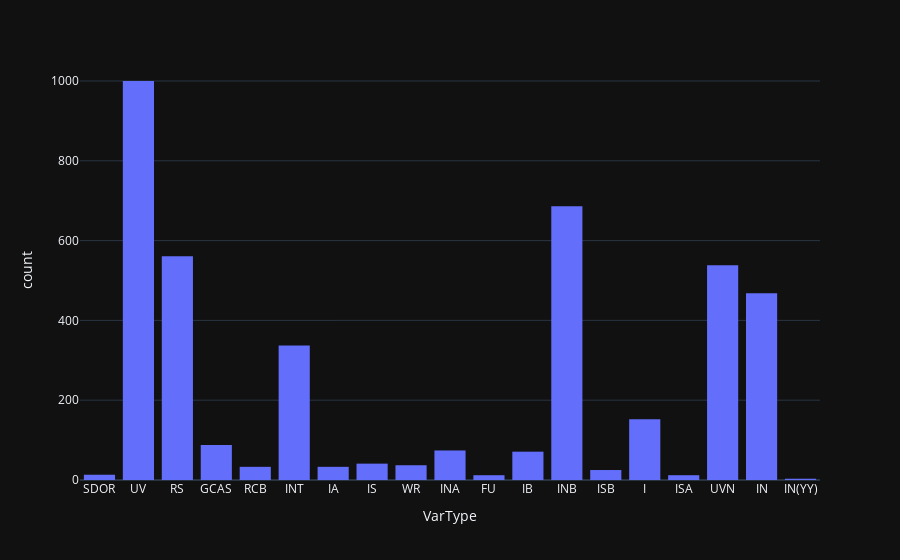

Notebook cell for this chart:
### Code cell
"""
1. Eruptive Variable Stars

Eruptive variables are stars varying in brightness because of
violent processes and flares occurring in their chromospheres
and coronae. The light changes are usually accompanied by shell
events or mass outflow in the form of stellar winds of variable
intensity and/or by interaction with the surrounding interstellar
medium. This class includes the following types:
"""

star_types = {
  "FU": "Orion variables of the FU Orionis type. Characterized by gradual increases in brightness by about 6 mag in several months, followed by either almost complete constancy at maximum that is sustained for long periods of time or slow decline by 1-2 mag. Spectral types at maximum are in the range Ae(alpha) - Gpe(alpha). After an outburst, a gradual development of an emission spectrum is observed and the spectral type becomes later. These variables probably mark one of the evolutionary stages of T Tauri-type Orion variables (INT), as evidenced by an outburst of one member, V1057 Cyg, but its decline (2.5 mag in 11 years) commenced immediately after maximum brightness was attained. All presently known FU Ori variables are coupled with reflecting cometary nebulae.",
  "GCAS": "Eruptive irregular variables of the Gamma Cas type. These are rapidly rotating B III-IVe stars with mass outflow from their equatorial zones. The formation of equatorial rings or disks is often accompanied by temporary fading. Light amplitudes may reach 1.5 mag in V.",
  "I": "Poorly studied irregular variables with unknown features of light variations and spectral types. This is a very inhomogeneous group of objects.",
  "IA": "Poorly studied irregular variables of early (O-A) spectral type.",
  "IB": "Poorly studied irregular variables of intermediate (F-G) to late (K-M) spectral type.",
  "IN": "Orion variables. Irregular, eruptive variables connected with bright or dark diffuse nebulae or observed in the regions of these nebulae. Some of them may show cyclic light variations caused by axial rotation. In the Spectrum-Luminosity diagram, they are found in the area of the main sequence and subgiants. They are probably young objects that, during the course of further evolution, will become light-constant stars on the zero-age main sequence (ZAMS). The range of brightness variations may reach several magnitudes. In the case of rapid light variations having been observed (up to 1 mag in 1-10 days), the letter \"S\" is added to the symbol for the type (INS). This type may be divided into the following subtypes:",
  "INA": "Orion variables of early spectral types (B-A or Ae). They are often characterized by occasional abrupt Algol-like fadings (T Ori);",
  "INB": "Orion variables of intermediate and late spectral types, F-M or Fe-Me (BH Cep, AH Ori). F-type stars may show Algol-like fadings similar to those of many INA stars; K-M stars may produce flares along with irregular light variations;",
  "INT": "Orion variables of the T Tauri type. Stars are assigned to this type on the basis of the following (purely spectroscopic) criteria: spectral types are in the range Fe-Me. The spectra of most typical stars resemble the spectrum of the solar chromosphere. The feature specific to the type is the presence of the fluorescent emission lines Fe II 4046, 4132 A (anomalously intense in the spectra of these stars), emission lines [Si II] and [O I], as well as the absorption line Li I 6707 A. These variables are usually observed only in diffuse nebulae. If it is not apparent that the star is associated with a nebula, the letter \"N\" in the symbol for the type may be omitted, e.g., IT (RW AUR);",
  "IN(YY)": "Some Orion variables (YY Ori) show the presence of absorption components on the redward sides of emission lines, indicating the infall of matter toward the stars' surfaces. In such cases, the symbol for the type may be accompanied by the symbol \"YY\".",
  "IS": "Rapid irregular variables having no apparent connection with diffuse nebulae and showing light changes of about 0.5 - 1.0 mag within several hours or days. There is no strict boundary between rapid irregular and Orion variables. If a rapid irregular star is observed in the region of a diffuse nebula, it is considered an Orion variable and designated by the symbol INS. To attribute a variable to the IS type, it is necessary to take much care to be certain that its light changes are really not periodic. Quite a number of the stars assigned to this type in the third edition of the GCVS turned out to be eclipsing binary systems, RR Lyrae variables, and even extragalactic BL Lac objects.",
  "ISA": "Rapid irregular variables of the early spectral types, B-A or Ae;",
  "ISB": "Rapid irregular variables of the intermediate and late spectral types, F-M and Fe-Me.",
  "RCB": "Variables of the R Coronae Borealis type. These are hydrogen-poor, carbon- and helium-rich, high-luminosity stars belonging to the spectral types Bpe-R, which are simultaneously eruptive and pulsating variables. They show slow nonperiodic fadings by 1-9 mag in V lasting from a month or more to several hundred days. These changes are superposed on cyclic pulsations with amplitudes up to several tenths of a magnitude and periods in the range 30-100 days.",
  "RS": "Eruptive variables of the RS Canum Venaticorum type. This type is ascribed to close binary systems with spectra showing Ca II H and K in emission, their components having enhanced chromospheric activity that causes quasi-periodic light variability. The period of variation is close to the orbital one, and the variability amplitude is usually as great as 0.2 mag in V (UX Ari). They are X-ray sources and rotating variables. RS CVn itself is also an eclipsing system (see below).",
  "SDOR": "Variables of the S Doradus type. These are eruptive, high-luminosity Bpec-Fpec stars showing irregular (sometimes cyclic) light changes with amplitudes in the range 1-7 mag in V. They belong to the brightest blue stars of their parent galaxies. As a rule, these stars are connected with diffuse nebulae and surrounded by expanding envelopes (P Cyg, Eta Car).",
  "UV": "Eruptive variables of the UV Ceti type, these are K Ve-M Ve stars sometimes displaying flare activity with amplitudes from several tenths of a magnitude up to 6 mag in V. The amplitude is considerably greater in the ultraviolet spectral region. Maximum light is attained in several seconds or dozens of seconds after the beginning of a flare; the star returns to its normal brightness in several minutes or dozens of minutes.",
  "UVN": "Flaring Orion variables of spectral types Ke-Me. These are phenomenologically almost identical to UV Cet variables observed in the solar neighborhood. In addition to being related to nebulae, they are normally characterized by being of earlier spectral type and greater luminosity, with slower development of flares (V389 Ori). They are possibly a specific subgroup of INB variables with irregular variations superimposed by flares.",
  "WR": "Eruptive Wolf-Rayet variables. Stars with broad emission features of He I and He II as well as C II-C IV, O II-O IV, and N III-N V. They display irregular light changes with amplitudes up to 0.1 mag in V, which are probably caused by physical processes, in particular, by nonstable mass outflow from their atmospheres."
}

filtered_df = df[df['VarType'].isin(star_types)]

fig = px.histogram(filtered_df, x='VarType')

fig.show()

### Figure 1 — Plotly figure (JSON) as saved in the notebook; plotly's stock layout.template omitted (floating-point values rounded to 4 significant figures; data arrays with more than 128 entries replaced by an {"elided": "..."} marker saying what was removed)
{"data": [{"alignmentgroup": "True", "bingroup": "x", "hovertemplate": "VarType=%{x}<br>count=%{y}<extra></extra>", "legendgroup": "", "marker": {"color": "#636efa", "pattern": {"shape": ""}}, "name": "", "offsetgroup": "", "orientation": "v", "showlegend": false, "x": {"elided": "4184 str values"}, "xaxis": "x", "yaxis": "y", "type": "histogram"}], "layout": {"xaxis": {"anchor": "y", "domain": [0.0, 1.0], "title": {"text": "VarType"}}, "yaxis": {"anchor": "x", "domain": [0.0, 1.0], "title": {"text": "count"}}, "legend": {"tracegroupgap": 0}, "margin": {"t": 60}, "barmode": "relative"}}
